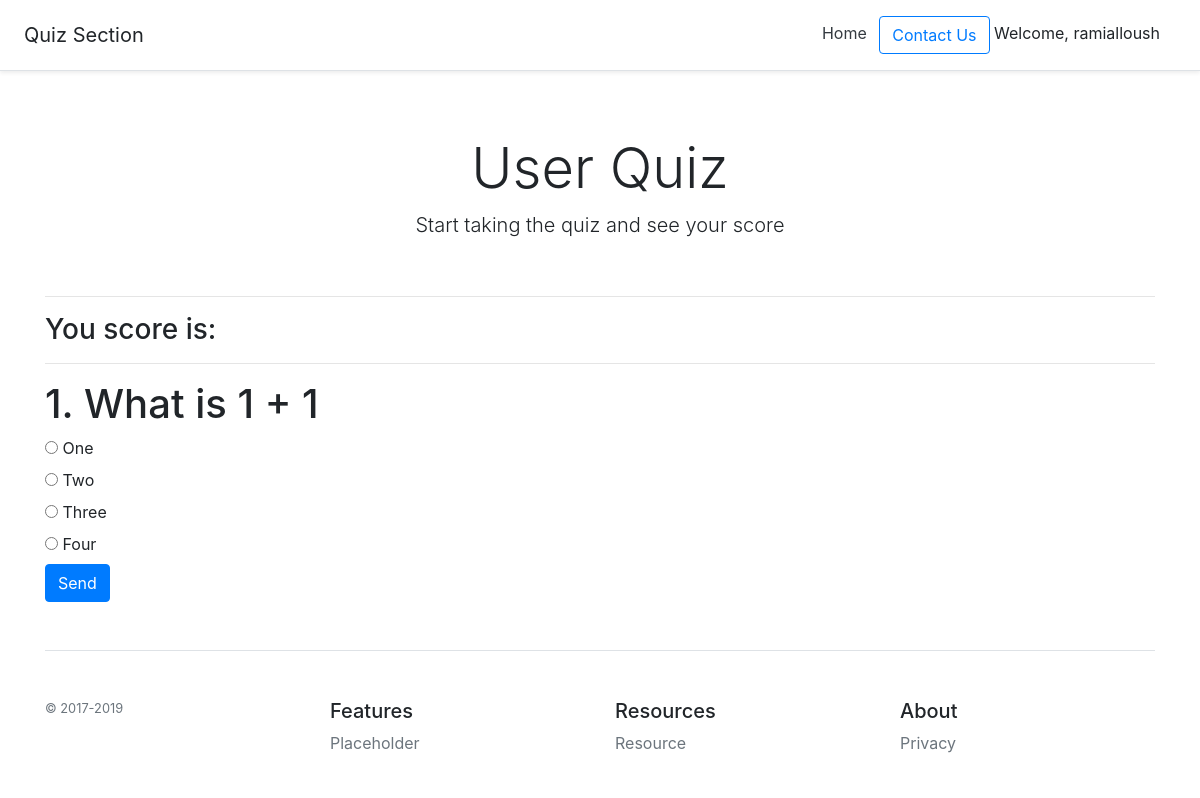
The app's page /quiz/1/ (signed in) with its own data.
### quiz/models.py (models this page shows, shortened)
class Question(models.Model):
    question_text = models.CharField(max_length=300)
    question_choice_1 = models.CharField(max_length=300)
    question_choice_2 = models.CharField(max_length=100)
    question_choice_3 = models.CharField(max_length=100)
    question_choice_4 = models.CharField(max_length=100)
    question_answer = models.IntegerField(
        default=1, validators=[MinValueValidator(1), MaxValueValidator(4)])
    pub_date = models.DateTimeField('Date published', default=timezone.now)
    course = models.ForeignKey(Course, on_delete=models.CASCADE)

### quiz/views.py (the view)
# urls.py: path('<int:pk>/', login_required(views.DetailView.as_view()), name='detail'),
class DetailView(generic.DetailView):
    model = Question
    template_name = 'quiz/detail.html'

### quiz/templates/quiz/detail.html (shortened to what this page needs)
{% extends 'quiz/base.html' %}
{% block content %}
<h3>You score is: {{ request.session.score }}</h3>
<hr>
<h1>{{ question.id }}. {{ question.question_text }}</h1>
<form action="{% url 'quiz:vote' question.id %}" method="post">
    <input type="radio" name="choice" id="choice1" value="1">
    <label for="choice1">{{ question.question_choice_1 }}</label><br>
    <input type="radio" name="choice" id="choice2" value="2">
    <label for="choice2">{{ question.question_choice_2 }}</label><br>
    <input type="radio" name="choice" id="choice3" value="3">
    <label for="choice3">{{ question.question_choice_3 }}</label><br>
    <input type="radio" name="choice" id="choice4" value="4">
    <label for="choice4">{{ question.question_choice_4 }}</label><br>
    <input type="submit" class="btn btn-primary" value="Send">
</form>
{% endblock content %}

### quiz/templates/quiz/base.html (shortened to what this page needs)
<!doctype html>
<html lang="en">
<head>
    <link href="https://getbootstrap.com/docs/4.3/dist/css/bootstrap.min.css" rel="stylesheet"
>
</head>
<body>
    <div class="d-flex flex-column flex-md-row align-items-center p-3 px-md-4 mb-3 bg-white border-bottom shadow-sm">
        <h5 class="my-0 mr-md-auto font-weight-normal">Quiz Section</h5>
        <nav class="my-2 my-md-0 mr-md-3">
            <a class="p-2 text-dark" href="{% url 'quiz:index' %}">Home</a>
            <a class="btn btn-outline-primary" href="#">Contact Us</a>
            {% if request.user.is_authenticated %}
            Welcome, {{ request.user.username }}
            {% else %}
            <a href="/accounts/login">Login</a>
            {% endif %}
        </nav>
    </div>
    <div class="px-3 pt-md-5 pb-md-4 mx-auto text-center">
        <h1 class="display-4">User Quiz</h1>
        <p class="lead">Start taking the quiz and see your score</p>
    </div>
    <div class="container">
        <hr>
        {% block content %}
        {% endblock %}
        <footer class="pt-4 my-md-5 pt-md-5 border-top">
            <div class="row">
                <div class="col-12 col-md">
                    <small class="d-block mb-3 text-muted">&copy; 2017-2019</small>
                </div>
                <div class="col-6 col-md">
                    <h5>Features</h5>
                    <ul class="list-unstyled text-small">
                        <li><a class="text-muted" href="#">Placeholder</a></li>
                    </ul>
                </div>
                <div class="col-6 col-md">
                    <h5>Resources</h5>
                    <ul class="list-unstyled text-small">
                        <li><a class="text-muted" href="#">Resource</a></li>
                    </ul>
                </div>
                <div class="col-6 col-md">
                    <h5>About</h5>
                    <ul class="list-unstyled text-small">
                        <li><a class="text-muted" href="#">Privacy</a></li>
                    </ul>
                </div>
            </div>
        </footer>
    </div>
</body>
</html>

### records on screen
Question: id "1", question_text "What is 1 + 1", question_choice_1 "One", question_choice_2 "Two", question_choice_3 "Three", question_choice_4 "Four"

### other values on screen
{{ request.user.username }} "ramialloush"
